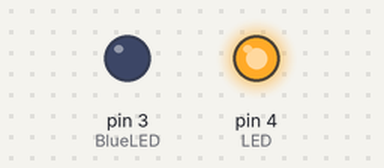
A sketch run on a simulated Arduino Uno, built with avr-gcc and run on an emulated ATmega328P. Shown: output pins drawn as LEDs (lit = HIGH).

Above: at 0.5 s.
At 2.5 s:
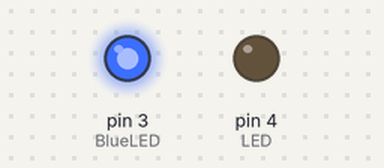
At 3.5 s:
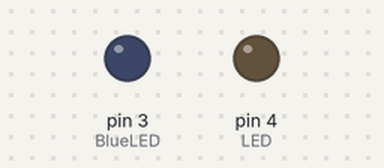
Timing chart, 0 to 5.2 s (numbered marks = the images above):
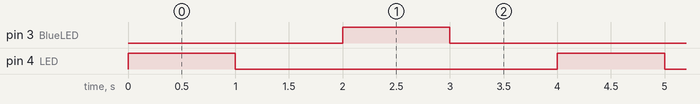

The sketch:

christmastree.ino
```cpp
int LED = 4;
int BlueLED = 3;
void setup() {
  pinMode(LED, OUTPUT);
  pinMode(BlueLED, OUTPUT);
}

void loop() {
  digitalWrite(LED, HIGH);
  delay(1000);
  digitalWrite(LED, LOW);
  delay(1000);
  digitalWrite(BlueLED, HIGH);
  delay(1000);
  digitalWrite(BlueLED, LOW);
  delay(1000);
}
```

Measured:
- by itself, pin 3 (BlueLED), pin 4 (LED): alternates HIGH for 1.0 s and LOW for 3.0 s
- by itself, everything shown: repeats every 4.0 s, in 4 steps
